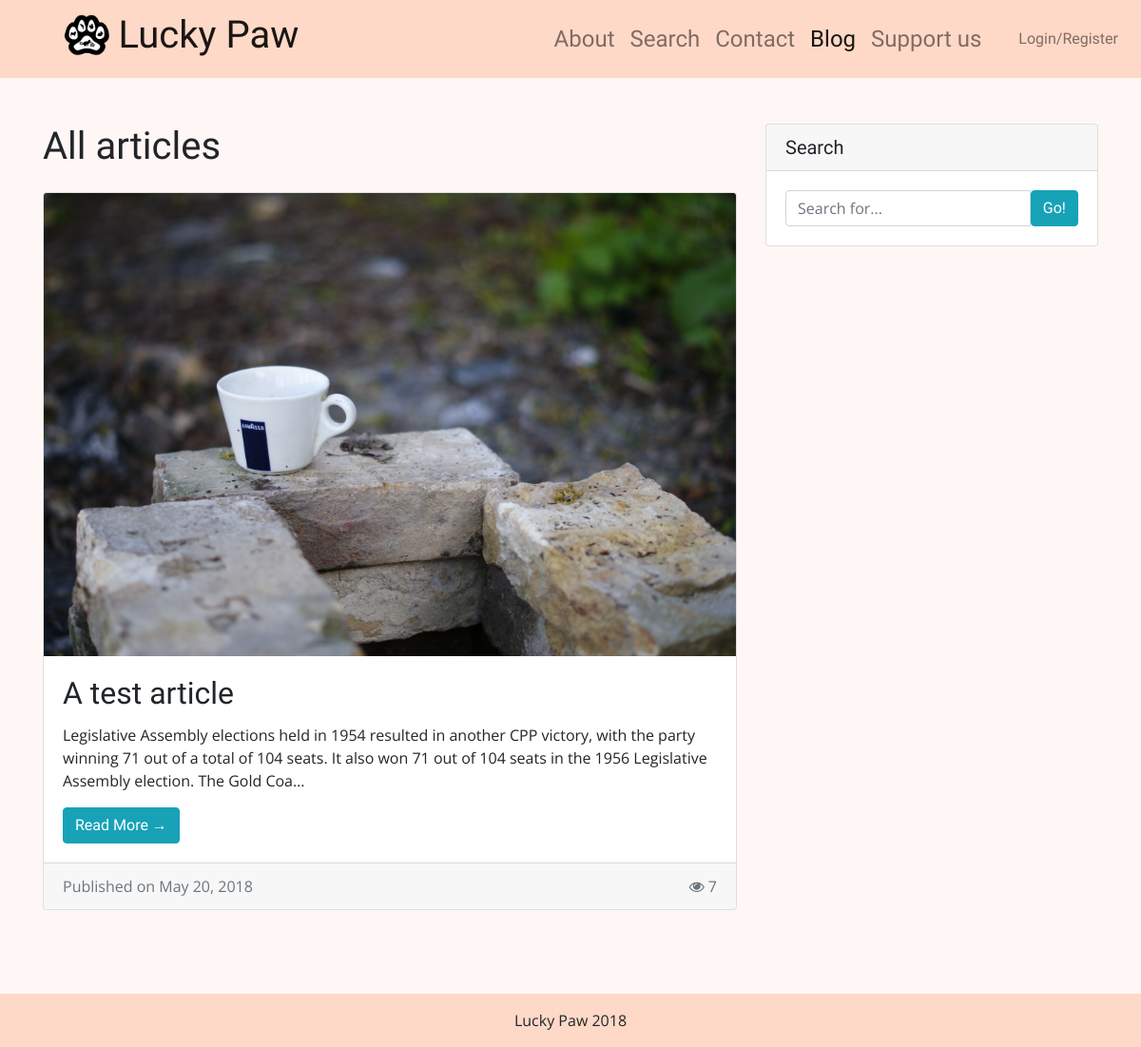
/blog/, run on an earlier commit of the app's database.
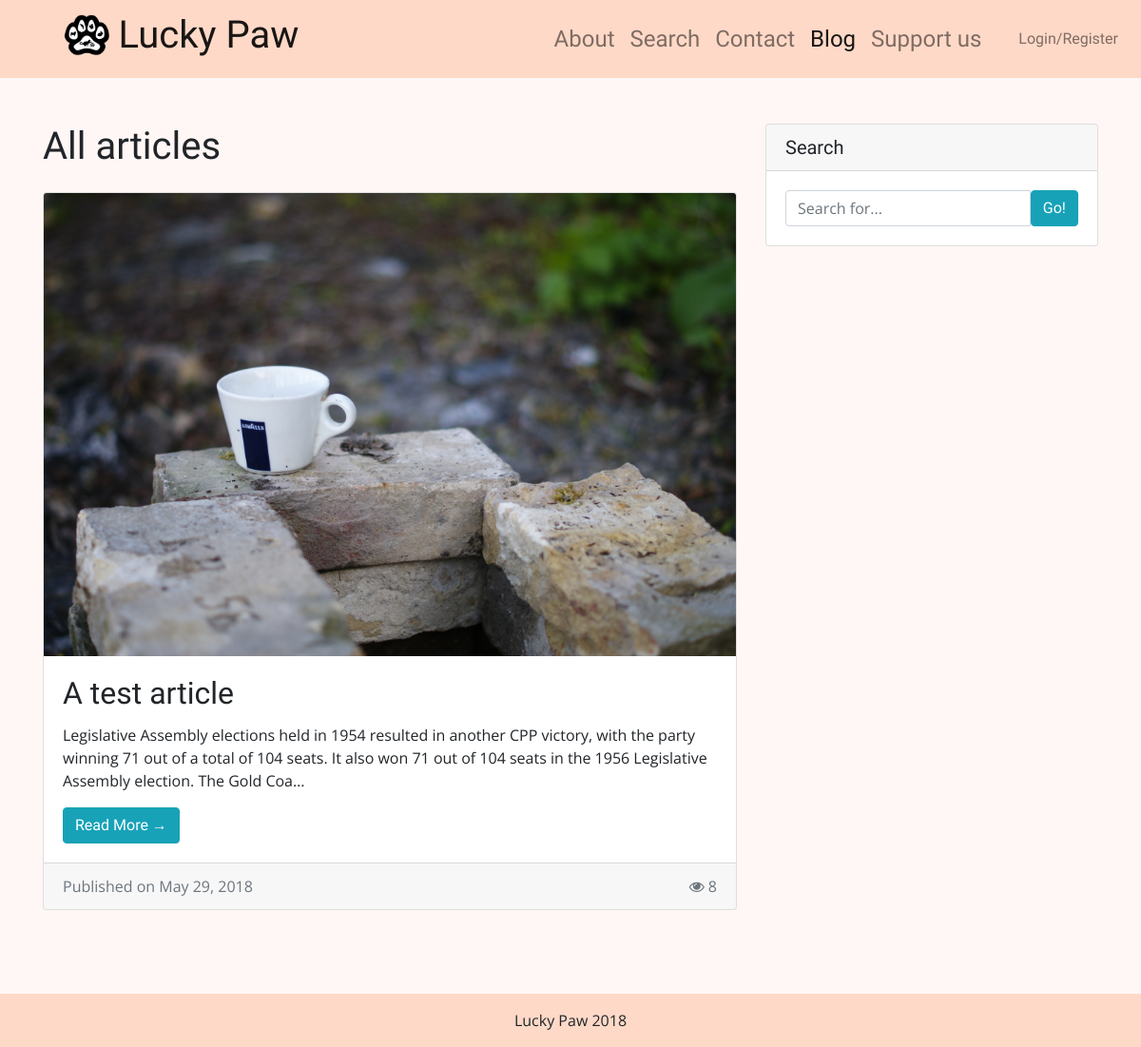
And on a later commit of the database.
### app/models.py (models this page shows, shortened)
class Article(models.Model):
    id = models.AutoField(primary_key=True)
    title = models.CharField(max_length=50, default='', blank=True)
    body = models.TextField()
    author = models.CharField(max_length=50, default='', blank=True)
    photo = models.ImageField(upload_to=article_directory_path, default='articles/article_default_image.jpg')
    date_published = models.DateField(auto_now=True)
    view_count = models.IntegerField(default=0)

### app/views.py (the view)
# urls.py: path('blog/', views.blog, name='blog'),
def blog(request):
    articles = models.Article.objects.all()
    return render(request, 'app/blog.html', { 'articles': articles })

### app/templates/app/blog.html (shortened to what this page needs)
{% extends 'app/base.html' %}
{% load staticfiles %}
{% block content %}
<div class="row">
  <div class="col-md-8">
    <h1 class="my-4">All articles</h1>
    {% for article in articles %}
        <div class="card mb-4">
          <img class="card-img-top" src="{{ article.photo.url }}" alt="{{ article.title }} – head image">
          <div class="card-body">
            <h2 class="card-title">{{ article.title }}</h2>
            <p class="card-text">{{ article.body|truncatechars_html:220 }}</p>
            <a href="{% url 'article' id=article.id %}" class="btn btn-info">Read More &rarr;</a>
          </div>
          <div class="card-footer text-muted">Published on {{ article.date_published }} <span class="float-right"><i class="fa fa-eye"></i> {{ article.view_count }}</span></div>
        </div>
    {% endfor %}
  </div>
  <div class="col-md-4">
    <div class="card my-4">
      <h5 class="card-header">Search</h5>
      <div class="card-body">
        <div class="input-group">
          <input type="text" class="form-control" placeholder="Search for...">
          <span class="input-group-btn">
            <button class="btn btn-info" type="button">Go!</button>
          </span>
        </div>
      </div>
    </div>
  </div>
</div>
{% endblock %}

### app/templates/app/base.html (shortened to what this page needs)
<!DOCTYPE HTML>
<html lang="en-US">
<head>
  {% include 'app/base_head.html' %}
</head>
<body>
  <header>
    {% include 'app/base_nav.html' %}
  </header>
  <main class="container my-4">
    {% block content %}
    {% endblock content %}
  </main>
{% include 'app/base_footer.html' %}
</body>
</html>

### app/templates/app/base_head.html (shortened to what this page needs)
{% load staticfiles %}
<link rel="stylesheet" href="https://maxcdn.bootstrapcdn.com/font-awesome/4.7.0/css/font-awesome.min.css">
<link rel="stylesheet" href="{% static 'lib/bootstrap/css/bootstrap.min.css' %}">
<link rel="stylesheet" href="{% static 'lib/bootstrap/css/bootstrap-social.css' %}">
<link rel="stylesheet" href="{% static 'css/base.css' %}">

### app/templates/app/base_nav.html (shortened to what this page needs)
{% load staticfiles %}
<nav id="mainNav" class="navbar navbar-expand-lg navbar-light">
  <a class="navbar-brand ml-sm-2 ml-xl-5" href="{% url 'index' %}">
      <img style="width: auto; height: 48px;" class="d-sm-inline-block d-none align-top" src="{% static 'images/logo.png' %}">
      <h1 class="d-sm-inline-block d-none align-top"> Lucky Paw</h1>
  </a>
  <div class="collapse navbar-collapse" id="navbarResponsive">
      <div class="container">
        <ul class="navbar-nav float-lg-right mr-sm-1 mr-xl-2">
          <li class="nav-item">
              {% url 'about' as url %}
              <a class="nav-link {% if request.path == url %}active{% endif %}" href="{{ url }}">About</a>
          </li>
          <li class="nav-item">
              {% url 'search' as url %}
              <a class="nav-link {% if request.path == url %}active{% endif %}" href="{{ url }}">Search</a>
              </li>
          <li class="nav-item">
              {% url 'contact' as url %}
              <a class="nav-link {% if request.path == url %}active{% endif %}" href="{{ url }}">Contact</a>
          </li>
          <li class="nav-item">
              {% url 'blog' as url %}
              <a class="nav-link {% if request.path == url %}active{% endif %}" href="{{ url }}">Blog</a>
          </li>
          <li class="nav-item">
              {% url 'support' as url %}
              <a class="nav-link {% if request.path == url %}active{% endif %}" href="{{ url }}">Support us</a>
          </li>
        </ul>
      </div>
      <ul class="navbar-nav">
      {% if request.user.is_authenticated %}
          <li class="nav-item nav-item-small">
          <a class="nav-link nav-link-small" href="{% url "logout" %}">Logout</a>
          </li>
      {% else %}
          <li class="nav-item nav-item-small">
          <a class="nav-link nav-link-small" id="loginModalButton" data-url="{% url 'login_register_modal' %}" href="#login">Login/Register</a>
          </li>
      {% endif %}
      </ul>
  </div>
</nav>

### app/templates/app/base_footer.html
<div class="py-5"></div>
<footer class="py-3">
  <div class="container">
    <p class="m-0 text-center">Lucky Paw 2018</p>
  </div>
</footer>

### app/static/css/base.css (style rules this page uses)
h1, h2, h3, h4, h5, h6, a, button { font-family: 'Handlee', cursive; }
nav, footer { background-color: #ffd9c7; }
body { background-color: #fff7f5; font-family: 'Open Sans', sans-serif; }
#mainNav .nav-link { font-size: 1.5em; }
#mainNav .nav-item { transition-property: background-color; transition-duration: 0.25s; border-radius: 14%; }
#mainNav .nav-link-small { font-size: 1em; }
html { position: relative; min-height: 100%; }
footer { position: absolute; bottom: 0; width: 100%; }

What changed in the data, as far as the page shows it:
changed Article "A test article": date_published "May 20, 2018" → "May 29, 2018"; view_count "7" → "8"
